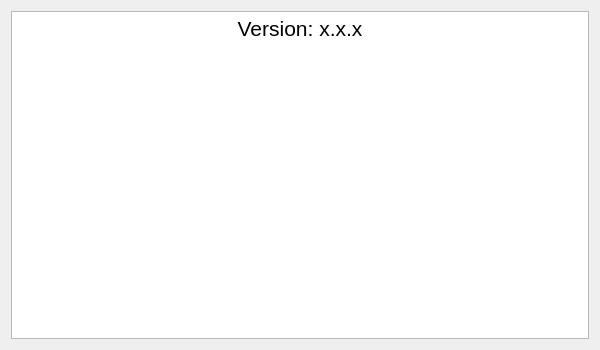
<?xml version="1.0" encoding="UTF-8"?>
<ui version="4.0">
 <class>About</class>
 <widget class="QDialog" name="About">
  <property name="geometry">
   <rect>
    <x>0</x>
    <y>0</y>
    <width>600</width>
    <height>350</height>
   </rect>
  </property>
  <property name="windowTitle">
   <string>About</string>
  </property>
  <layout class="QVBoxLayout" name="verticalLayout">
   <item>
    <widget class="QTextEdit" name="textEdit">
     <property name="html">
      <string>&lt;!DOCTYPE HTML PUBLIC &quot;-//W3C//DTD HTML 4.0//EN&quot; &quot;http://www.w3.org/TR/REC-html40/strict.dtd&quot;&gt;
&lt;html&gt;&lt;head&gt;&lt;meta name=&quot;qrichtext&quot; content=&quot;1&quot; /&gt;&lt;meta charset=&quot;utf-8&quot; /&gt;&lt;style type=&quot;text/css&quot;&gt;
p, li { white-space: pre-wrap; }
hr { height: 1px; border-width: 0; }
li.unchecked::marker { content: &quot;\2610&quot;; }
li.checked::marker { content: &quot;\2612&quot;; }
&lt;/style&gt;&lt;/head&gt;&lt;body style=&quot; font-family:'Ubuntu Sans'; font-size:11pt; font-weight:400; font-style:normal;&quot;&gt;
&lt;p align=&quot;center&quot; style=&quot; margin-top:0px; margin-bottom:0px; margin-left:0px; margin-right:0px; -qt-block-indent:0; text-indent:0px;&quot;&gt;&lt;span style=&quot; font-size:16pt;&quot;&gt;Version: x.x.x&lt;/span&gt;&lt;/p&gt;&lt;/body&gt;&lt;/html&gt;</string>
     </property>
    </widget>
   </item>
  </layout>
 </widget>
 <resources/>
 <connections/>
</ui>
